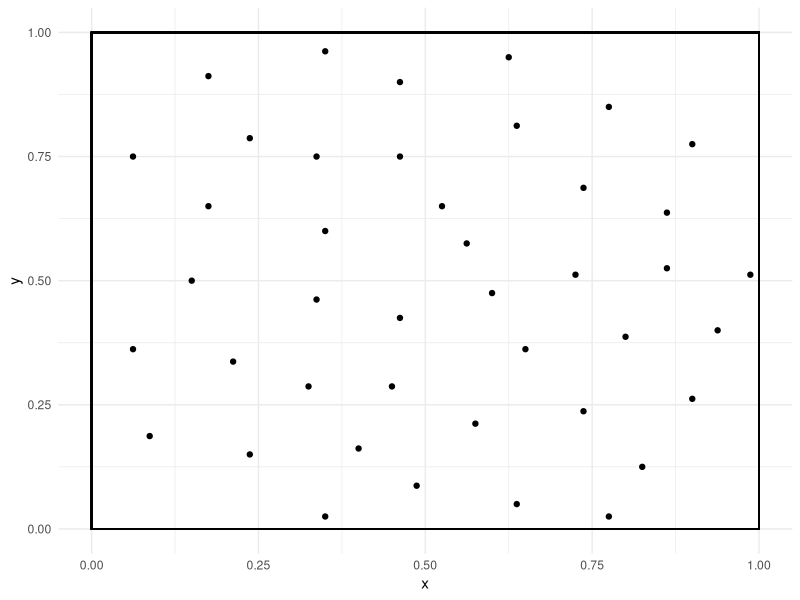
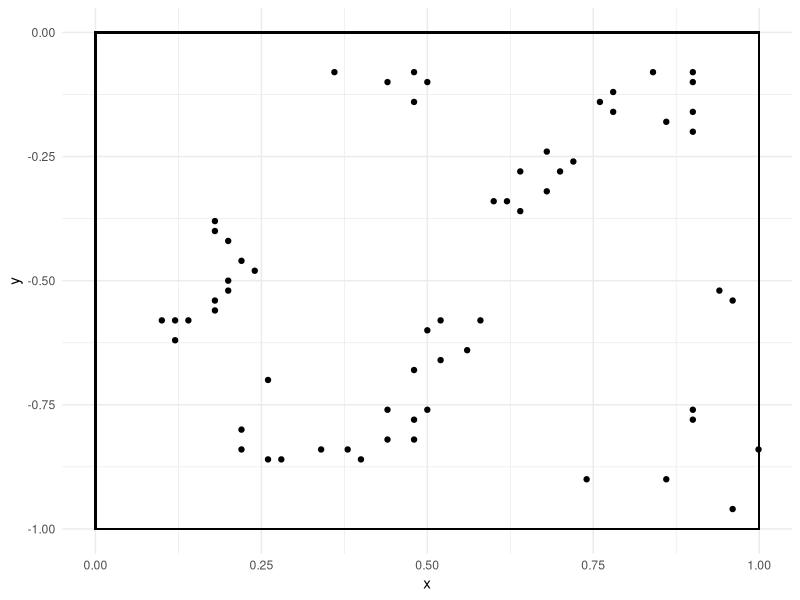
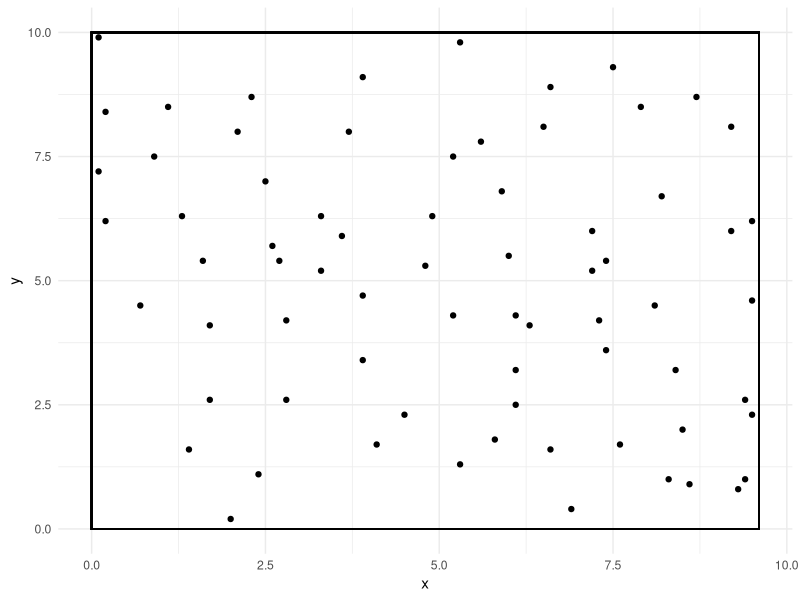
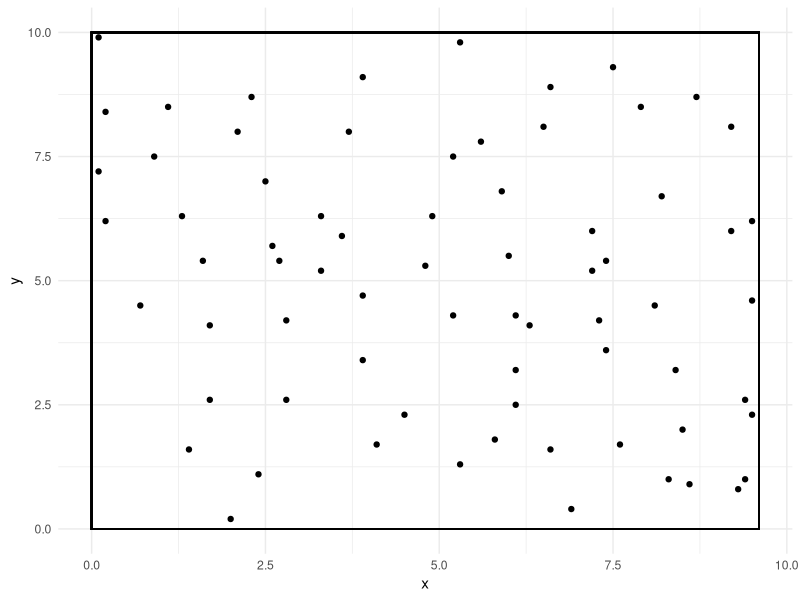

The R script that drew these images, in order:
### Problem 1 ----
library(spatial)
library(MASS)
library(tidyverse)

## a) ----
# Plot cells point data.
cells <- ppinit("cells.dat")
cells.df <- data.frame(x = cells$x, y = cells$y)
cells$area
ggplot(cells.df) + geom_point(aes(x = x, y = y)) + 
  geom_rect(aes(xmin = 0, xmax = 1, ymin = 0, ymax = 1), alpha = 0, color = 1) + theme_minimal()

# Plot redwood point data.
redwood <- ppinit("redwood.dat")
redwood.df <- data.frame(x = redwood$x, y = redwood$y)
redwood$area
ggplot(redwood.df) + geom_point(aes(x = x, y = y)) + 
  geom_rect(aes(xmin = 0, xmax = 1, ymin = -1, ymax = 0), alpha = 0, color = 1) + theme_minimal()

# Plot pines point data.
pines <- ppinit("pines.dat")
pines.df <- data.frame(x = pines$x, y = pines$y)
ggplot(pines.df) + geom_point(aes(x = x, y = y)) + 
  geom_rect(aes(xmin = pines$area[1], xmax = pines$area[2], ymin = pines$area[3], ymax = pines$area[4]),
            alpha = 0, color = 1) + theme_minimal()
ggsave("figures/pines.pdf")
